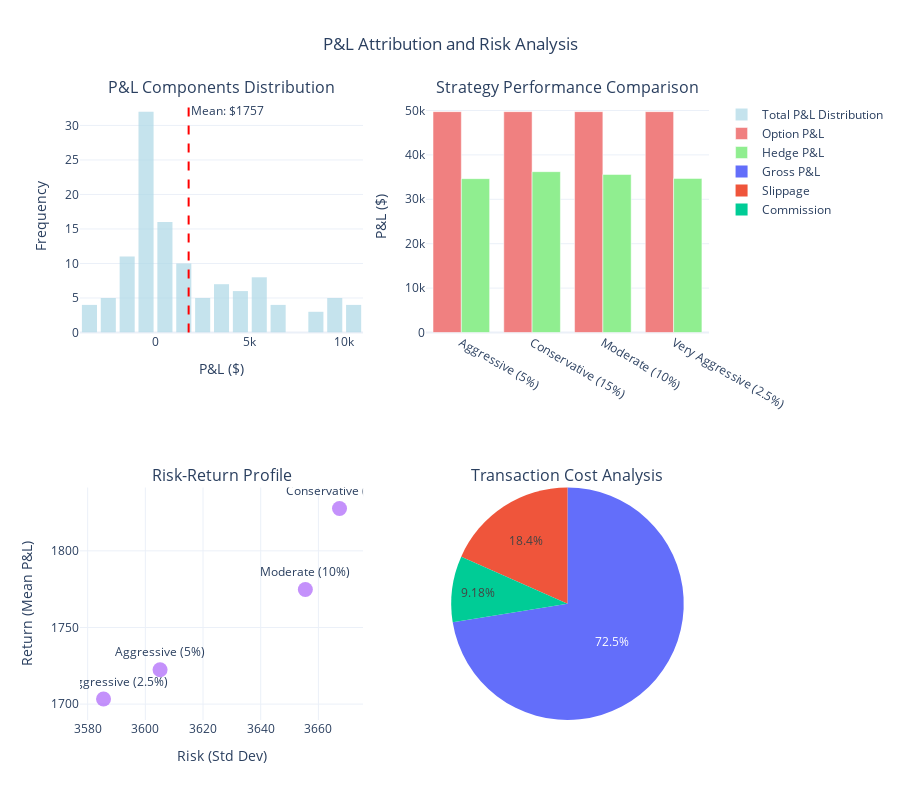

Notebook source saved alongside this figure:
### Markdown cell above
## 5. P&L Attribution Analysis
Detailed breakdown of gamma scalping P&L sources

### Code cell
# Get detailed P&L data from a successful strategy result
if not results.empty:
    # Get the best performing strategy for detailed analysis
    best_strategy = results.nlargest(1, 'total_pnl').iloc[0]
    print(f"🎯 Analyzing detailed P&L for: {best_strategy['strategy']}")
    
    # Create P&L visualization using the actual results data
    fig_pnl = make_subplots(
        rows=2, cols=2,
        subplot_titles=[
            'P&L Components Distribution',
            'Strategy Performance Comparison',
            'Risk-Return Profile', 
            'Transaction Cost Analysis'
        ],
        specs=[[{'type': 'histogram'}, {'type': 'bar'}],
               [{'type': 'scatter'}, {'type': 'pie'}]]
    )
    
    # 1. P&L Distribution
    fig_pnl.add_trace(
        go.Histogram(
            x=results['total_pnl'],
            name='Total P&L Distribution',
            nbinsx=20,
            marker_color='lightblue',
            opacity=0.7
        ),
        row=1, col=1
    )
    
    # Add mean line
    mean_pnl = results['total_pnl'].mean()
    fig_pnl.add_vline(x=mean_pnl, line_dash="dash", line_color="red", 
                     annotation_text=f"Mean: ${mean_pnl:.0f}", row=1, col=1)
    
    # 2. Strategy Performance Comparison
    strategy_perf = results.groupby('strategy').agg({
        'total_pnl': 'sum',
        'option_pnl': 'sum',
        'hedge_pnl': 'sum'
    }).reset_index()
    
    fig_pnl.add_trace(
        go.Bar(
            x=strategy_perf['strategy'],
            y=strategy_perf['option_pnl'],
            name='Option P&L',
            marker_color='lightcoral'
        ),
        row=1, col=2
    )
    
    fig_pnl.add_trace(
        go.Bar(
            x=strategy_perf['strategy'],
            y=strategy_perf['hedge_pnl'],
            name='Hedge P&L',
            marker_color='lightgreen'
        ),
        row=1, col=2
    )
    
    # 3. Risk-Return Profile
    strategy_stats = results.groupby('strategy').agg({
        'total_pnl': ['mean', 'std']
    }).reset_index()
    strategy_stats.columns = ['strategy', 'avg_pnl', 'pnl_std']
    
    fig_pnl.add_trace(
        go.Scatter(
            x=strategy_stats['pnl_std'],
            y=strategy_stats['avg_pnl'],
            mode='markers+text',
            text=strategy_stats['strategy'],
            textposition='top center',
            marker=dict(size=15, opacity=0.7),
            name='Risk-Return',
            showlegend=False
        ),
        row=2, col=1
    )
    
    # 4. Transaction Cost Breakdown
    total_commission = results['commission_cost'].sum()
    total_slippage = results['slippage_cost'].sum()
    total_pnl_gross = results['total_pnl'].sum() + total_commission + total_slippage
    
    fig_pnl.add_trace(
        go.Pie(
            labels=['Gross P&L', 'Commission', 'Slippage'],
            values=[total_pnl_gross, total_commission, total_slippage],
            name='Cost Breakdown'
        ),
        row=2, col=2
    )
    
    # Update layout
    fig_pnl.update_layout(
        height=800,
        title_text="P&L Attribution and Risk Analysis",
        title_x=0.5,
        showlegend=True
    )
    
    # Update axis labels
    fig_pnl.update_xaxes(title_text="P&L ($)", row=1, col=1)
    fig_pnl.update_yaxes(title_text="Frequency", row=1, col=1)
    fig_pnl.update_yaxes(title_text="P&L ($)", row=1, col=2)
    fig_pnl.update_xaxes(title_text="Risk (Std Dev)", row=2, col=1)
    fig_pnl.update_yaxes(title_text="Return (Mean P&L)", row=2, col=1)
    
    fig_pnl.show()
    
    # Print detailed P&L analysis
    print("\n💰 P&L Attribution Summary:")
    print("=" * 50)
    print(f"📊 Total Strategies Tested: {len(results['strategy'].unique())}")
    print(f"📊 Total Option Contracts: {len(results)}")
    print(f"💰 Total P&L: ${results['total_pnl'].sum():,.2f}")
    print(f"📈 Option P&L: ${results['option_pnl'].sum():,.2f}")
    print(f"🔄 Hedge P&L: ${results['hedge_pnl'].sum():,.2f}")
    print(f"💸 Total Commissions: ${results['commission_cost'].sum():,.2f}")
    print(f"💸 Total Slippage: ${results['slippage_cost'].sum():,.2f}")
    print(f"🎯 Win Rate: {(results['total_pnl'] > 0).mean():.1%}")
    print(f"📊 Best Single Trade: ${results['total_pnl'].max():,.2f}")
    print(f"📊 Worst Single Trade: ${results['total_pnl'].min():,.2f}")

else:
    print("❌ No results available for P&L analysis")

### Figure 1 — Plotly figure (JSON) as saved in the notebook; plotly's stock layout.template omitted (floating-point values rounded to 4 significant figures)
{"data": [{"marker": {"color": "lightblue"}, "name": "Total P&L Distribution", "nbinsx": 20, "opacity": 0.7, "type": "histogram", "x": [625.0, 2085.0, -0.04266, -0.03455, 3825.0, 9053.0, -3004.0, 1822.0, -823.9, 248.8, 5990.0, -856.3, -1433.0, 4256.0, 5379.0, -1580.0, -2450.0, 1072.0, 2876.0, 6295.0, -558.3, -657.8, 36.55, 10710.0, -748.2, 4516.0, 9632.0, -1835.0, -0.03055, 358.3, 625.0, 2085.0, -0.04266, -0.03455, 3779.0, 8209.0, -3172.0, 1822.0, -856.5, 248.8, 5603.0, -885.2, -1561.0, 4243.0, 5356.0, -1580.0, -2607.0, 1072.0, 2876.0, 6242.0, -558.3, -645.4, 36.55, 10950.0, -779.3, 4516.0, 9842.0, -1971.0, -0.03055, 358.3, 625.0, 1961.0, -0.04266, -0.03455, 3432.0, 8823.0, -3214.0, 1822.0, -884.1, 248.8, 5516.0, -911.4, -1610.0, 3667.0, 5356.0, -1580.0, -2673.0, 1072.0, 2775.0, 6518.0, -558.3, -658.3, 45.83, 10170.0, -767.3, 4516.0, 9564.0, -1944.0, -0.03055, 358.3, 499.6, 1961.0, -0.04266, -0.03455, 3420.0, 8840.0, -3248.0, 1843.0, -904.8, 265.4, 5446.0, -914.9, -1689.0, 3695.0, 5356.0, -1580.0, -2701.0, 1072.0, 3024.0, 6526.0, -558.3, -666.9, 45.83, 10050.0, -810.0, 4516.0, 9261.0, -2005.0, -0.03055, 358.3], "xaxis": "x", "yaxis": "y"}, {"marker": {"color": "lightcoral"}, "name": "Option P&L", "type": "bar", "x": ["Aggressive (5%)", "Conservative (15%)", "Moderate (10%)", "Very Aggressive (2.5%)"], "xaxis": "x2", "y": [49740.0, 49740.0, 49740.0, 49740.0], "yaxis": "y2"}, {"marker": {"color": "lightgreen"}, "name": "Hedge P&L", "type": "bar", "x": ["Aggressive (5%)", "Conservative (15%)", "Moderate (10%)", "Very Aggressive (2.5%)"], "xaxis": "x2", "y": [34650.0, 36220.0, 35590.0, 34700.0], "yaxis": "y2"}, {"marker": {"opacity": 0.7, "size": 15}, "mode": "markers+text", "name": "Risk-Return", "showlegend": false, "text": ["Aggressive (5%)", "Conservative (15%)", "Moderate (10%)", "Very Aggressive (2.5%)"], "textposition": "top center", "type": "scatter", "x": [3605.0, 3667.0, 3655.0, 3586.0], "xaxis": "x3", "y": [1722.0, 1828.0, 1775.0, 1703.0], "yaxis": "y3"}, {"domain": {"x": [0.55, 1], "y": [0, 0.375]}, "labels": ["Gross P&L", "Commission", "Slippage"], "name": "Cost Breakdown", "type": "pie", "values": [340100.0, 43090.0, 86190.0]}], "layout": {"annotations": [{"font": {"size": 16}, "showarrow": false, "text": "P&L Components Distribution", "x": 0.225, "xanchor": "center", "xref": "paper", "y": 1, "yanchor": "bottom", "yref": "paper"}, {"font": {"size": 16}, "showarrow": false, "text": "Strategy Performance Comparison", "x": 0.775, "xanchor": "center", "xref": "paper", "y": 1, "yanchor": "bottom", "yref": "paper"}, {"font": {"size": 16}, "showarrow": false, "text": "Risk-Return Profile", "x": 0.225, "xanchor": "center", "xref": "paper", "y": 0.375, "yanchor": "bottom", "yref": "paper"}, {"font": {"size": 16}, "showarrow": false, "text": "Transaction Cost Analysis", "x": 0.775, "xanchor": "center", "xref": "paper", "y": 0.375, "yanchor": "bottom", "yref": "paper"}, {"showarrow": false, "text": "Mean: $1757", "x": 1757.0, "xanchor": "left", "xref": "x", "y": 1, "yanchor": "top", "yref": "y domain"}], "height": 800, "shapes": [{"line": {"color": "red", "dash": "dash"}, "type": "line", "x0": 1757.0, "x1": 1757.0, "xref": "x", "y0": 0, "y1": 1, "yref": "y domain"}], "showlegend": true, "title": {"text": "P&L Attribution and Risk Analysis", "x": 0.5}, "xaxis": {"anchor": "y", "domain": [0, 0.45], "title": {"text": "P&L ($)"}}, "xaxis2": {"anchor": "y2", "domain": [0.55, 1]}, "xaxis3": {"anchor": "y3", "domain": [0, 0.45], "title": {"text": "Risk (Std Dev)"}}, "yaxis": {"anchor": "x", "domain": [0.625, 1], "title": {"text": "Frequency"}}, "yaxis2": {"anchor": "x2", "domain": [0.625, 1], "title": {"text": "P&L ($)"}}, "yaxis3": {"anchor": "x3", "domain": [0, 0.375], "title": {"text": "Return (Mean P&L)"}}}}
